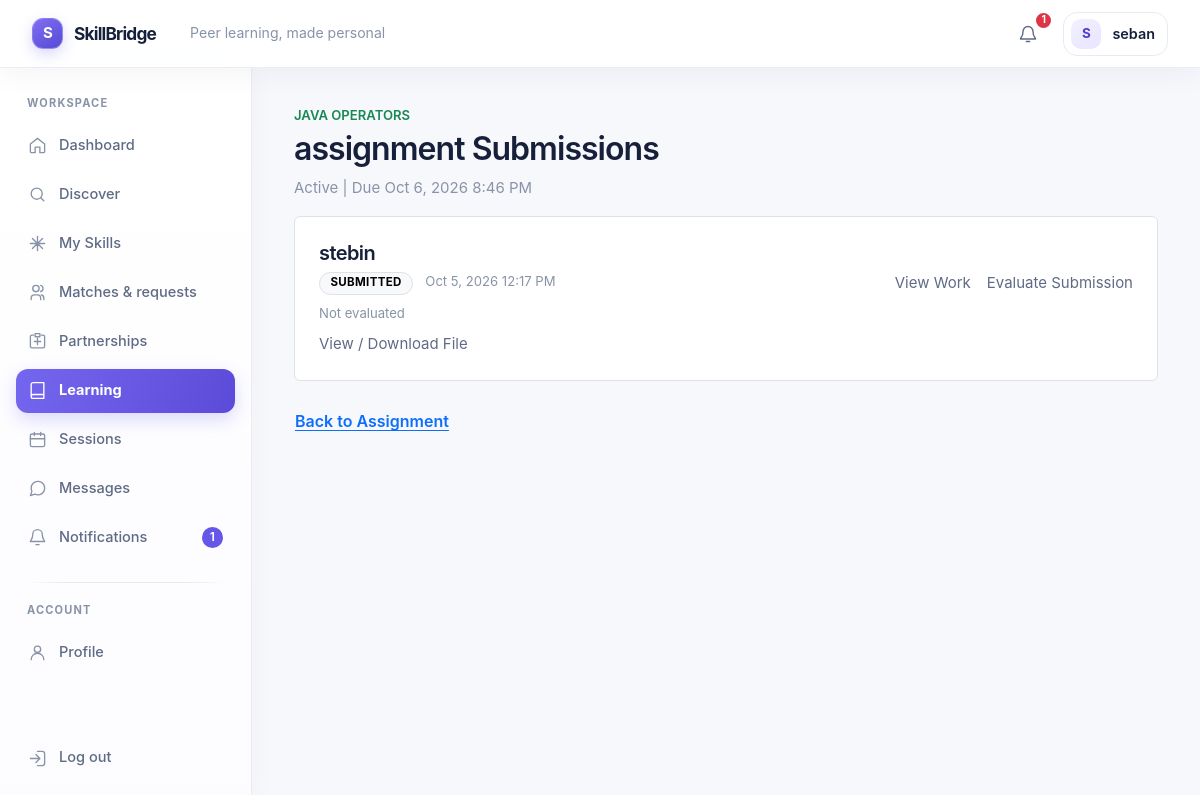
Screenshot of /learning/assignments/1/submissions/ (signed in) with the database file from the repository.
### accounts/models.py (models this page shows, shortened)
class User(AbstractUser):
    class Role(models.TextChoices):
        STUDENT = 'STUDENT', 'Student'
        ADMIN = 'ADMIN', 'Admin'
    role = models.CharField(max_length=10, choices=Role.choices, default=Role.STUDENT)
    objects = SkillBridgeUserManager()

### learning/models.py (models this page shows, shortened)
class Assignment(models.Model):
	class Status(models.TextChoices):
		DRAFT = 'DRAFT', 'Draft'
		ACTIVE = 'ACTIVE', 'Active'
		CLOSED = 'CLOSED', 'Closed'
	lesson = models.ForeignKey(Lesson, on_delete=models.CASCADE, related_name='assignments')
	title = models.CharField(max_length=160)
	instructions = models.TextField()
	due_date = models.DateTimeField(null=True, blank=True)
	resource_file = models.FileField(
		upload_to='assignment_resources/%Y/%m/',
		blank=True,
		validators=[
			FileExtensionValidator(
				allowed_extensions=['pdf', 'doc', 'docx', 'ppt', 'pptx', 'xls', 'xlsx', 'txt', 'zip'],
			),
			validate_assignment_resource_size,
		],
	)
	created_by = models.ForeignKey(
		settings.AUTH_USER_MODEL,
		on_delete=models.PROTECT,
		related_name='created_assignments',
	)
	status = models.CharField(max_length=8, choices=Status.choices, default=Status.DRAFT)
	created_at = models.DateTimeField(auto_now_add=True)
	updated_at = models.DateTimeField(auto_now=True)
	class Meta:
		ordering = ('created_at', 'pk')

class Lesson(models.Model):
	class Status(models.TextChoices):
		PENDING = 'PENDING', 'Pending'
		IN_PROGRESS = 'IN_PROGRESS', 'In Progress'
		COMPLETED = 'COMPLETED', 'Completed'
	learning_plan = models.ForeignKey(
		LearningPlan,
		on_delete=models.CASCADE,
		related_name='lessons',
	)
	title = models.CharField(max_length=160)
	description = models.TextField(blank=True)
	order = models.PositiveSmallIntegerField(validators=[MinValueValidator(1)])
	estimated_duration = models.PositiveSmallIntegerField(
		null=True,
		blank=True,
		validators=[MinValueValidator(1)],
		help_text='Estimated duration in minutes.',
	)
	status = models.CharField(max_length=12, choices=Status.choices, default=Status.PENDING)
	created_at = models.DateTimeField(auto_now_add=True)
	updated_at = models.DateTimeField(auto_now=True)
	class Meta:
		ordering = ('order', 'pk')
		constraints = [
			models.UniqueConstraint(fields=('learning_plan', 'order'), name='lesson_plan_order_uniq'),
		]

class Submission(models.Model):
	class Status(models.TextChoices):
		DRAFT = 'DRAFT', 'Draft'
		SUBMITTED = 'SUBMITTED', 'Submitted'
		EVALUATED = 'EVALUATED', 'Evaluated'
	assignment = models.ForeignKey(Assignment, on_delete=models.CASCADE, related_name='submissions')
	learner = models.ForeignKey(
		'profiles.StudentProfile',
		on_delete=models.CASCADE,
		related_name='assignment_submissions',
	)
	answer_text = models.TextField(blank=True)
	file = models.FileField(
		upload_to='assignment_submissions/%Y/%m/',
		blank=True,
		validators=[
			FileExtensionValidator(
				allowed_extensions=['pdf', 'doc', 'docx', 'ppt', 'pptx', 'xls', 'xlsx', 'txt', 'zip'],
			),
			validate_submission_file_size,
		],
	)
	status = models.CharField(max_length=10, choices=Status.choices, default=Status.DRAFT)
	submitted_at = models.DateTimeField(null=True, blank=True)
	updated_at = models.DateTimeField(auto_now=True)
	class Meta:
		ordering = ('-updated_at', 'pk')
		constraints = [
			models.UniqueConstraint(fields=('assignment', 'learner'), name='assignment_learner_submission_uniq'),
		]

### profiles/models.py (models this page shows, shortened)
class StudentProfile(models.Model):
	user = models.OneToOneField(
		settings.AUTH_USER_MODEL,
		on_delete=models.CASCADE,
		related_name='student_profile',
	)
	full_name = models.CharField(max_length=120, blank=True)
	profile_photo = models.ImageField(
		upload_to='profile_photos/',
		blank=True,
		validators=[
			FileExtensionValidator(allowed_extensions=['jpg', 'jpeg', 'png', 'webp']),
			validate_profile_photo_size,
		],
	)
	department = models.CharField(max_length=120, blank=True)
	academic_year = models.CharField(max_length=40, blank=True)
	bio = models.CharField(max_length=500, blank=True)

### learning/views.py (the view)
# urls.py: path('assignments/<int:pk>/submissions/', TeacherAssignmentSubmissionsView.as_view(), name='assignment-submissions'),
class TeacherAssignmentSubmissionsView(StudentRequiredMixin, ListView):
	model = Submission
	template_name = 'learning/assignment_submissions.html'
	context_object_name = 'submissions'
	def get_queryset(self):
		self.assignment = get_object_or_404(
			Assignment,
			pk=self.kwargs['pk'],
			lesson__learning_plan__learning_direction__teacher__user=self.request.user,
		)
		return Submission.objects.filter(assignment=self.assignment).select_related('learner__user', 'evaluation__evaluator')
	def get_context_data(self, **kwargs):
		context = super().get_context_data(**kwargs)
		context['assignment'] = self.assignment
		return context

### templates/learning/assignment_submissions.html (shortened to what this page needs)
{% extends 'base.html' %}
{% block content %}
<section class="mx-auto" style="max-width: 900px;">
    <p class="text-uppercase small fw-semibold text-success mb-1">{{ assignment.lesson.title }}</p>
    <h1 class="h2 fw-semibold">{{ assignment.title }} Submissions</h1>
    <p class="text-secondary">{{ assignment.get_status_display }}{% if assignment.due_date %} | Due {{ assignment.due_date|date:'M j, Y g:i A' }}{% endif %}</p>
    {% for item in submissions %}
        <article class="bg-white border rounded p-4 mb-3">
            <div class="d-flex flex-wrap justify-content-between align-items-center gap-3">
                <div>
                    <h2 class="h5 fw-semibold mb-1">{{ item.learner.full_name|default:item.learner.user.username }}</h2>
                    <span class="badge text-bg-light border">{{ item.get_status_display }}</span>
                    {% if item.submitted_at %}<span class="small text-secondary ms-2">{{ item.submitted_at|date:'M j, Y g:i A' }}</span>{% endif %}
                    {% if item.evaluation %}
                        <div class="small mt-2">Evaluation: {{ item.evaluation.get_status_display }}{% if item.evaluation.score is not None %} | Score {{ item.evaluation.score }}/100{% endif %}</div>
                        {% if item.evaluation.feedback %}<p class="small text-secondary mb-0 mt-1">{{ item.evaluation.feedback|truncatewords:25 }}</p>{% endif %}
                    {% else %}<div class="small text-secondary mt-2">Not evaluated</div>{% endif %}
                </div>
                <div class="d-flex flex-wrap gap-3">
                    <a href="{% url 'learning:submission-detail' item.pk %}">View Work</a>
                    {% if item.status == 'SUBMITTED' or item.status == 'EVALUATED' %}
                        <a href="{% url 'learning:submission-evaluate' item.pk %}">{% if item.evaluation %}Edit Evaluation{% else %}Evaluate Submission{% endif %}</a>
                    {% endif %}
                </div>
            </div>
            {% if item.file %}<a class="d-inline-block mt-2" href="{% url 'learning:submission-file' item.pk %}">View / Download File</a>{% endif %}
        </article>
    {% empty %}
        <div class="bg-white border rounded p-4 text-secondary">No submissions yet.</div>
    {% endfor %}
    <a class="btn btn-link px-0" href="{% url 'learning:assignment-detail' assignment.pk %}">Back to Assignment</a>
</section>
{% endblock %}

### templates/base.html (shortened to what this page needs)
{% load static %}
<!doctype html>
<html lang="en">
<head>
    <link href="https://cdn.jsdelivr.net/npm/bootstrap@5.3.3/dist/css/bootstrap.min.css" rel="stylesheet">
    <link href="{% static 'css/base.css' %}" rel="stylesheet">
    <link href="{% static 'css/layout.css' %}?v=20261005-2" rel="stylesheet">
    <link href="{% static 'css/components.css' %}" rel="stylesheet">
    <link href="{% static 'css/forms.css' %}" rel="stylesheet">
    <link href="{% static 'css/auth.css' %}" rel="stylesheet">
    <link href="{% static 'css/profile.css' %}?v=20261005-2" rel="stylesheet">
    <link href="{% static 'css/skills.css' %}?v=20261005-1" rel="stylesheet">
    <link href="{% static 'css/matching.css' %}?v=20261005-3" rel="stylesheet">
    <link href="{% static 'css/learning.css' %}?v=20261005-5" rel="stylesheet">
    <link href="{% static 'css/chat.css' %}?v=20261005-1" rel="stylesheet">
    <link href="{% static 'css/notifications.css' %}?v=20261005-1" rel="stylesheet">
    <link href="{% static 'css/responsive.css' %}" rel="stylesheet">
</head>
<body class="{% if user.is_authenticated %}app-body{% else %}public-body{% endif %}{% if request.resolver_match.url_name == 'home' and user.is_authenticated and user.role == 'STUDENT' %} student-dashboard-body{% endif %}">
{% if user.is_authenticated %}
    <div class="app-frame">
        <header class="topbar">
            <div class="topbar-main">
                <a class="brand" href="{% url 'home' %}" aria-label="SkillBridge home">
                    <span class="brand-symbol" aria-hidden="true">S</span>
                    <span>SkillBridge</span>
                </a>
                <span class="topbar-context">{% block page_context %}Peer learning, made personal{% endblock %}</span>
            </div>
            <div class="topbar-actions">
                {% if user.role == 'STUDENT' %}
                    <a class="icon-button notification-button" href="{% url 'notifications' %}" aria-label="Notifications{% if unread_notification_count %}, {{ unread_notification_count }} unread{% endif %}">
                        <svg viewBox="0 0 24 24" aria-hidden="true"><path d="M18 9a6 6 0 0 0-12 0c0 7-3 7-3 9h18c0-2-3-2-3-9M10 21h4"/></svg>
                        {% if unread_notification_count %}<span class="badge text-bg-danger notification-dot" aria-label="{{ unread_notification_count }} unread notifications">{{ unread_notification_count }}</span>{% endif %}
                    </a>
                    <a class="profile-chip" href="{% url 'profile-detail' %}">
                        {% if user.student_profile.profile_photo %}
                            <img class="avatar avatar-photo" src="{{ user.student_profile.profile_photo.url }}" alt="">
                        {% else %}
                            <span class="avatar" aria-hidden="true">{{ user.username|first|upper }}</span>
                        {% endif %}
                        <span class="profile-chip-name">{{ user.username }}</span>
                    </a>
                {% elif user.role == 'ADMIN' %}
                    <a class="profile-chip" href="{% url 'admin_dashboard:overview' %}">
                        <span class="avatar" aria-hidden="true">{{ user.username|first|upper }}</span>
                        <span class="profile-chip-name">{{ user.username }}</span>
                    </a>
                {% endif %}
            </div>
        </header>
        <aside class="sidebar" id="app-sidebar" aria-label="Main navigation">
            <div class="sidebar-inner">
                {% if user.role == 'STUDENT' %}
                    <p class="sidebar-label">Workspace</p>
                    <nav class="sidebar-nav">
                        <a class="sidebar-link {% if request.resolver_match.url_name == 'home' %}is-active{% endif %}" href="{% url 'home' %}" {% if request.resolver_match.url_name == 'home' %}aria-current="page"{% endif %}>
                            <svg viewBox="0 0 24 24" aria-hidden="true"><path d="m3 10 9-7 9 7v10a1 1 0 0 1-1 1h-5v-7H9v7H4a1 1 0 0 1-1-1z"/></svg><span>Dashboard</span>
                        </a>
                        <a class="sidebar-link " href="{% url 'matching:index' %}" >
                            <svg viewBox="0 0 24 24" aria-hidden="true"><circle cx="11" cy="11" r="7"/><path d="m20 20-4-4"/></svg><span>Discover</span>
                        </a>
                        <a class="sidebar-link {% if request.resolver_match.namespace == 'skills' %}is-active{% endif %}" href="{% url 'skills:index' %}" {% if request.resolver_match.namespace == 'skills' %}aria-current="page"{% endif %}>
                            <svg viewBox="0 0 24 24" aria-hidden="true"><path d="M12 3v18M3 12h18M5.6 5.6l12.8 12.8m0-12.8L5.6 18.4"/></svg><span>My Skills</span>
                        </a>
                        <a class="sidebar-link " href="{% url 'matching:requests' %}" >
                            <svg viewBox="0 0 24 24" aria-hidden="true"><path d="M16 21v-2a4 4 0 0 0-4-4H8a4 4 0 0 0-4 4v2m6-10a4 4 0 1 0 0-8 4 4 0 0 0 0 8m10 10v-2a4 4 0 0 0-3-3.87m-1-12.13a4 4 0 0 1 0 7.75"/></svg><span>Matches &amp; requests</span>
                        </a>
                        <a class="sidebar-link " href="{% url 'matching:partnerships' %}" >
                            <svg viewBox="0 0 24 24" aria-hidden="true"><path d="M8 12h8m-4-4v8M7 4H5a2 2 0 0 0-2 2v12a2 2 0 0 0 2 2h14a2 2 0 0 0 2-2V6a2 2 0 0 0-2-2h-2M9 2h6v4H9z"/></svg><span>Partnerships</span>
                        </a>
                        <a class="sidebar-link {% if request.resolver_match.namespace == 'learning' and request.resolver_match.url_name != 'sessions' and request.resolver_match.url_name != 'session-detail' and request.resolver_match.url_name != 'session-edit' and request.resolver_match.url_name != 'session-add' and request.resolver_match.url_name != 'session-delete' and request.resolver_match.url_name != 'session-status' %}is-active{% endif %}" href="{% url 'learning:directions' %}" {% if request.resolver_match.namespace == 'learning' and request.resolver_match.url_name != 'sessions' and request.resolver_match.url_name != 'session-detail' and request.resolver_match.url_name != 'session-edit' and request.resolver_match.url_name != 'session-add' and request.resolver_match.url_name != 'session-delete' and request.resolver_match.url_name != 'session-status' %}aria-current="page"{% endif %}>
                            <svg viewBox="0 0 24 24" aria-hidden="true"><path d="M4 19.5A2.5 2.5 0 0 1 6.5 17H20M6.5 2H20v20H6.5A2.5 2.5 0 0 1 4 19.5v-15A2.5 2.5 0 0 1 6.5 2Z"/></svg><span>Learning</span>
                        </a>
                        <a class="sidebar-link " href="{% url 'learning:sessions' %}" >
                            <svg viewBox="0 0 24 24" aria-hidden="true"><rect x="3" y="5" width="18" height="16" rx="2"/><path d="M16 3v4M8 3v4M3 11h18"/></svg><span>Sessions</span>
                        </a>
                        <a class="sidebar-link {% if request.resolver_match.namespace == 'chat' %}is-active{% endif %}" href="{% url 'chat:chat-list' %}" {% if request.resolver_match.namespace == 'chat' %}aria-current="page"{% endif %}>
                            <svg viewBox="0 0 24 24" aria-hidden="true"><path d="M21 11.5a8.4 8.4 0 0 1-.9 3.8 8.5 8.5 0 0 1-7.6 4.7 8.4 8.4 0 0 1-3.8-.9L3 21l1.9-5.7a8.4 8.4 0 0 1-.9-3.8A8.5 8.5 0 0 1 8.7 3.9a8.4 8.4 0 0 1 3.8-.9h.5a8.5 8.5 0 0 1 8 8z"/></svg><span>Messages</span>
                        </a>
                        <a class="sidebar-link " href="{% url 'notifications' %}" >
                            <svg viewBox="0 0 24 24" aria-hidden="true"><path d="M18 8a6 6 0 0 0-12 0c0 7-3 7-3 9h18c0-2-3-2-3-9m-8 13h4"/></svg><span>Notifications</span>
                            {% if unread_notification_count %}<span class="sidebar-count">{{ unread_notification_count }}</span>{% endif %}
                        </a>
                    </nav>
                    <div class="sidebar-divider"></div>
                    <p class="sidebar-label">Account</p>
                    <nav class="sidebar-nav">
                        <a class="sidebar-link " href="{% url 'profile-detail' %}" >
                            <svg viewBox="0 0 24 24" aria-hidden="true"><circle cx="12" cy="8" r="4"/><path d="M4 21a8 8 0 0 1 16 0"/></svg><span>Profile</span>
                        </a>
                    </nav>
                {% endif %}
                <div class="sidebar-footer">
                    <form method="post" action="{% url 'logout' %}">
                        <button class="sidebar-link sidebar-logout" type="submit">
                            <svg viewBox="0 0 24 24" aria-hidden="true"><path d="M10 17l5-5-5-5m5 5H3m9-9h6a3 3 0 0 1 3 3v12a3 3 0 0 1-3 3h-6"/></svg><span>Log out</span>
                        </button>
                    </form>
                </div>
            </div>
        </aside>
        <main class="main-area">
            <div class="content-wrap">
{% endif %}
{% block content %}{% endblock %}
{% if user.is_authenticated %}
            </div>
        </main>
    </div>
{% else %}
    </main>
    {% if request.resolver_match.url_name == 'home' %}
    <script src="{% static 'js/app.js' %}" defer></script>
    {% endif %}
{% endif %}
</body>
</html>

### rows the page displays
User: username|first "S", username "seban"
Assignment: lesson "JAVA OPERATORS", title "assignment", status "Active", due_date "Oct 6, 2026 8:46 PM"
Submission: learner.full_name "stebin", status "SUBMITTED", submitted_at "Oct 5, 2026 12:17 PM", shows "Evaluate Submission", shows "View / Download File"

### other values shown
{{ unread_notification_count }} "1"
